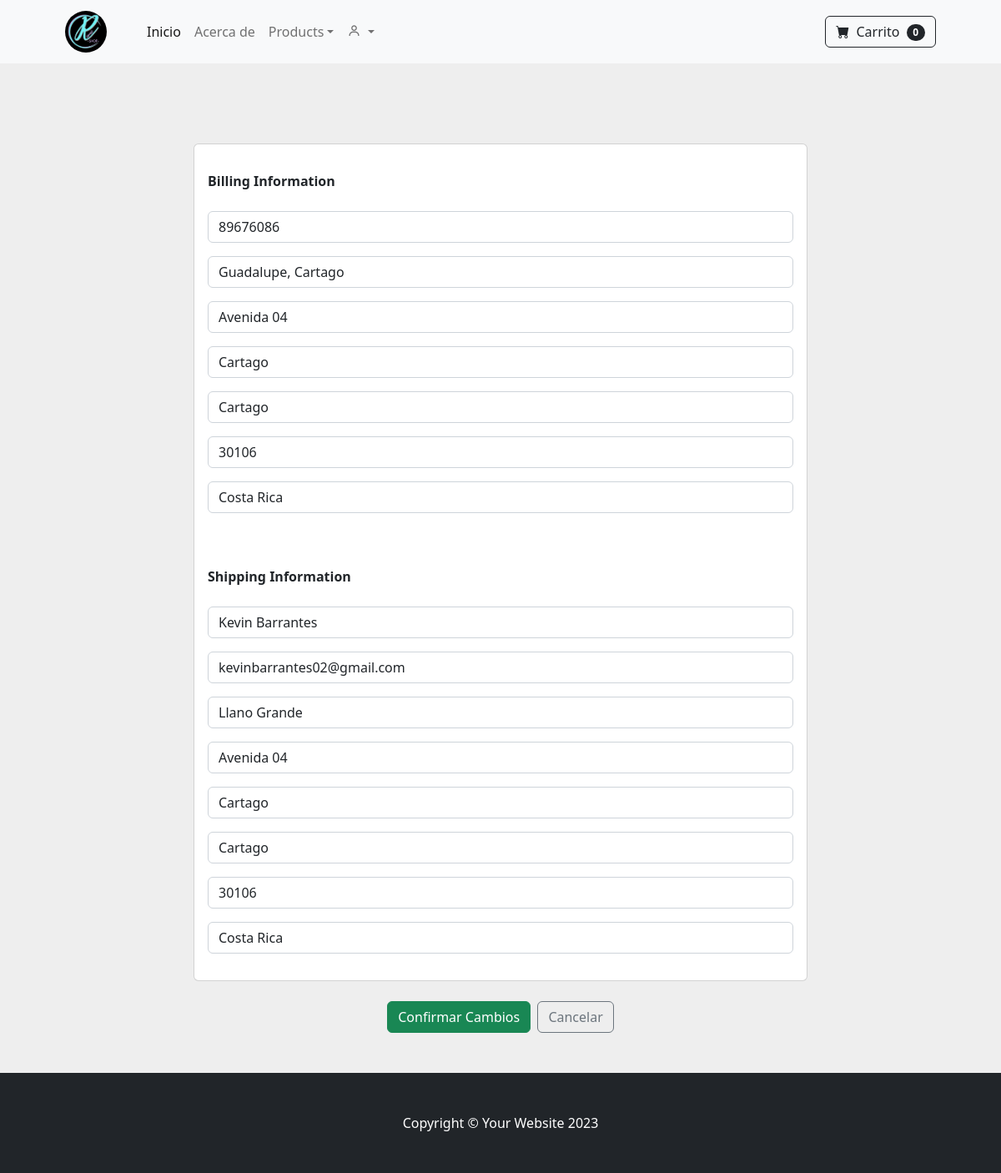
Page /user_info/ (signed in) on the committed database.
### store/models.py (models this page shows, shortened)
class Profile(models.Model):
    user = models.OneToOneField(User, on_delete=models.CASCADE)
    date_modified = models.DateTimeField(User, auto_now=True)
    phone = models.CharField(max_length=20, blank=True)
    address = models.CharField(max_length=200, blank=True)
    address2 = models.CharField(max_length=200, blank=True)
    city = models.CharField(max_length=200, blank=True)
    state = models.CharField(max_length=200, blank=True)
    zipcode = models.CharField(max_length=200, blank=True)
    country = models.CharField(max_length=200, blank=True)
    old_cart = models.CharField(max_length=200, blank=True, null=True)
    user_img = models.ImageField(upload_to='profile_pics/', default='profile/avatar.png')

### payment/models.py (models this page shows, shortened)
class ShippingAddress(models.Model):
    user = models.ForeignKey(User, on_delete=models.CASCADE, null=True, blank=True)
    shipping_full_name = models.CharField(max_length=255)
    shipping_email = models.CharField(max_length=255)
    shipping_address1 = models.CharField(max_length=255)
    shipping_address2 = models.CharField(max_length=255, null=True, blank=True)
    shipping_city = models.CharField(max_length=255)
    shipping_state = models.CharField(max_length=255, null=True, blank=True)
    shipping_zipcode = models.CharField(max_length=255, null=True, blank=True)
    shipping_country = models.CharField(max_length=255, null=True)
    class Meta:
        verbose_name_plural = "Shipping Address"

### store/views.py (the view)
# urls.py: path('user_info/', views.user_info, name='user_info'),
def user_info(request):
    if not request.user.is_authenticated:
        return redirect('login')
    current_user = Profile.objects.get(user__id=request.user.id)
    shipping_user = ShippingAddress.objects.get(user__id=request.user.id)
    form = UserInfoForm(request.POST or None, instance=current_user)
    shipping_form = ShippingForm(request.POST or None, instance=shipping_user)
    if form.is_valid() or shipping_form.is_valid():
        form.save()
        shipping_form.save()
        messages.success(request, ("Tu información ha sido actualizada exitosamente!!"))
        return redirect('home')
    return render(request, 'user_info.html', {'form': form, 'shipping_form': shipping_form})

### store/forms.py
class UserInfoForm(forms.ModelForm):
    phone = forms.CharField(label="", widget=forms.TextInput(attrs={'class':'form-control', 'placeholder':'Teléfono'}), required=False)
    address = forms.CharField(label="", widget=forms.TextInput(attrs={'class':'form-control', 'placeholder':'Dirección'}), required=False)
    address2 = forms.CharField(label="", widget=forms.TextInput(attrs={'class':'form-control', 'placeholder':'Dirección 2'}), required=False)
    city = forms.CharField(label="", widget=forms.TextInput(attrs={'class':'form-control', 'placeholder':'Ciudad'}), required=False)
    state = forms.CharField(label="", widget=forms.TextInput(attrs={'class':'form-control', 'placeholder':'Provincia'}), required=False)
    zipcode = forms.CharField(label="", widget=forms.TextInput(attrs={'class':'form-control', 'placeholder':'Código zip'}), required=False)
    country = forms.CharField(label="", widget=forms.TextInput(attrs={'class':'form-control', 'placeholder':'País'}), required=False)
    class Meta:
        model = Profile
        fields = ('phone', 'address', 'address2', 'city', 'state', 'zipcode', 'country')

### cart/cart.py (called while the page is built)
    def __len__(self):
        return len(self.cart)

### cart/global_processors.py (called while the page is built)
def cart(request):
    return {'cart':Cart(request)}

### store/global_processors.py (called while the page is built)
def navbar_categories(request):
  categories = Category.objects.all()
  return {'categories': categories}

### store/templates/user_info.html (shortened to what this page needs)
{% extends 'base.html' %}
{% block content %}
<section style="background-color: #eee;">
    <div class="container py-5">
        <div class="row justify-content-center">
            <div class="col-lg-8">
                <br><br>
                <form id="userForm" method="POST" action="{% url 'user_info' %}">
                    <div class="card mb-4">
                        <div class="card-body">
                            <strong>Billing Information</strong>
                            <br><br>
                            {{ form.as_p }}
                            <br><br>
                            <strong>Shipping Information</strong>
                            <br><br>
                            {{ shipping_form.as_p }}
                        </div>
                    </div>
                    <div class="text-center">
                        <button id="confirmBtn" type="submit" class="btn btn-success">Confirmar Cambios</button>
                        <a id="cancelBtn" href="{% url 'home' %}" class="btn btn-outline-secondary ms-1">Cancelar</a>
                    </div>
                </form>
            </div>
        </div>
    </div>
</section>
{% endblock content %}

### rows in the picture
Profile: phone "89676086", address "Guadalupe, Cartago", address2 "Avenida 04", city "Cartago", state "Cartago", zipcode "30106", country "Costa Rica"
ShippingAddress: shipping_full_name "Kevin Barrantes", shipping_email "kevinbarrantes02@gmail.com", shipping_address1 "Llano Grande", shipping_address2 "Avenida 04", shipping_city "Cartago", shipping_state "Cartago", shipping_zipcode "30106", shipping_country "Costa Rica"

### other values in the picture
{{ cart|length }} "0"
